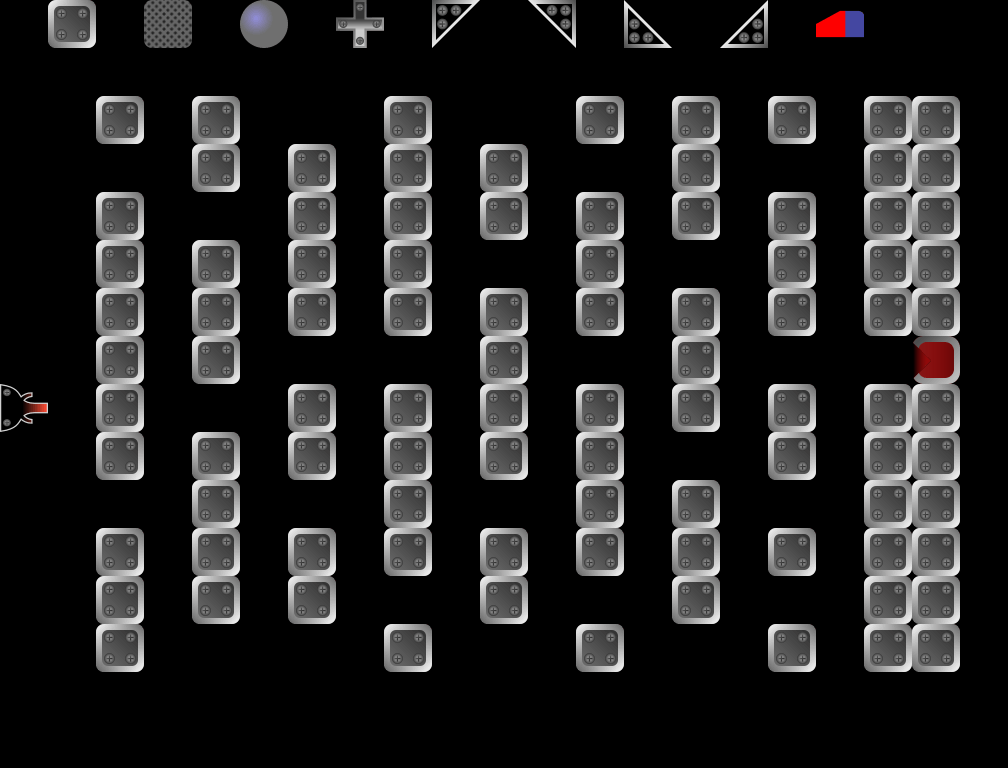

A 2D game scene composited from a Tiled map and its tileset images. What follows is a short description and the map's XML, with every tile layer's data as written:
An orthogonal 21x16 tile map with 48x48 px tiles, 2 tile layers (Blocks, Info), 1 hidden layer not drawn, 1 image layer.

<map version="1.10" tiledversion="1.10.2" orientation="orthogonal" renderorder="right-down" width="21" height="16" tilewidth="48" tileheight="48" infinite="0" nextlayerid="10" nextobjectid="2">
 <editorsettings>
  <export target="../../public/assets/levels/level-14.json" format="json" />
 </editorsettings>
 <tileset firstgid="1" name="tileset" tilewidth="48" tileheight="48" tilecount="18" columns="18">
  <image source="../../public/assets/tileset.png" width="864" height="48" />
  <tile id="0" type="BlockingBlock" />
  <tile id="1" type="Cross" />
  <tile id="2" type="BallMirror" />
  <tile id="3" type="BottomLeftMirror" />
  <tile id="4" type="BottomRightMirror" />
  <tile id="5" type="TopLeftMirror" />
  <tile id="6" type="TopRightMirror" />
  <tile id="7" type="TimedBlock" />
  <tile id="8" type="LaserStartDown" />
  <tile id="9" type="LaserStartLeft" />
  <tile id="10" type="LaserStartRight" />
  <tile id="11" type="LaserStartUp" />
  <tile id="12" type="TargetUp" />
  <tile id="13" type="TargetRight" />
  <tile id="14" type="TargetDown" />
  <tile id="15" type="TargetLeft" />
  <tile id="16" type="ForbiddenBlock" />
  <tile id="17" type="Eraser" />
 </tileset>
 <imagelayer id="9" name="bg" locked="1" opacity="0.5" offsetx="-1.34366" offsety="95.2359">
  <image source="../black.png" width="960" height="576" />
 </imagelayer>
 <layer id="2" name="Blocks" width="21" height="16">
  <data encoding="csv">
0,0,0,0,0,0,0,0,0,0,0,0,0,0,0,0,0,0,0,0,0,
0,0,0,0,0,0,0,0,0,0,0,0,0,0,0,0,0,0,0,0,0,
0,0,1,0,1,0,0,0,1,0,0,0,1,0,1,0,1,0,1,1,0,
0,0,0,0,1,0,1,0,1,0,1,0,0,0,1,0,0,0,1,1,0,
0,0,1,0,0,0,1,0,1,0,1,0,1,0,1,0,1,0,1,1,0,
0,0,1,0,1,0,1,0,1,0,0,0,1,0,0,0,1,0,1,1,0,
0,0,1,0,1,0,1,0,1,0,1,0,1,0,1,0,1,0,1,1,0,
0,0,1,0,1,0,0,0,0,0,1,0,0,0,1,0,0,0,0,16,0,
11,0,1,0,0,0,1,0,1,0,1,0,1,0,1,0,1,0,1,1,0,
0,0,1,0,1,0,1,0,1,0,1,0,1,0,0,0,1,0,1,1,0,
0,0,0,0,1,0,0,0,1,0,0,0,1,0,1,0,0,0,1,1,0,
0,0,1,0,1,0,1,0,1,0,1,0,1,0,1,0,1,0,1,1,0,
0,0,1,0,1,0,1,0,0,0,1,0,0,0,1,0,0,0,1,1,0,
0,0,1,0,0,0,0,0,1,0,0,0,1,0,0,0,1,0,1,1,0,
0,0,0,0,0,0,0,0,0,0,0,0,0,0,0,0,0,0,0,0,0,
0,0,0,0,0,0,0,0,0,0,0,0,0,0,0,0,0,0,0,0,0
</data>
 </layer>
 <layer id="5" name="Info" width="21" height="16" locked="1">
  <properties>
   <property name="BallMirror" type="int" value="0" />
   <property name="BlockingBlock" type="int" value="0" />
   <property name="BottomLeftMirror" type="int" value="5" />
   <property name="BottomRightMirror" type="int" value="2" />
   <property name="Cross" type="int" value="0" />
   <property name="LevelName" value="Stonehenge" />
   <property name="MaxItems" type="int" value="14" />
   <property name="TimedBlock" type="int" value="0" />
   <property name="TopLeftMirror" type="int" value="2" />
   <property name="TopRightMirror" type="int" value="5" />
  </properties>
  <data encoding="csv">
0,1,0,8,0,3,0,2,0,5,0,4,0,7,0,6,0,18,0,0,0,
0,0,0,0,0,0,0,0,0,0,0,0,0,0,0,0,0,0,0,0,0,
0,0,0,0,0,0,0,0,0,0,0,0,0,0,0,0,0,0,0,0,0,
0,0,0,0,0,0,0,0,0,0,0,0,0,0,0,0,0,0,0,0,0,
0,0,0,0,0,0,0,0,0,0,0,0,0,0,0,0,0,0,0,0,0,
0,0,0,0,0,0,0,0,0,0,0,0,0,0,0,0,0,0,0,0,0,
0,0,0,0,0,0,0,0,0,0,0,0,0,0,0,0,0,0,0,0,0,
0,0,0,0,0,0,0,0,0,0,0,0,0,0,0,0,0,0,0,0,0,
0,0,0,0,0,0,0,0,0,0,0,0,0,0,0,0,0,0,0,0,0,
0,0,0,0,0,0,0,0,0,0,0,0,0,0,0,0,0,0,0,0,0,
0,0,0,0,0,0,0,0,0,0,0,0,0,0,0,0,0,0,0,0,0,
0,0,0,0,0,0,0,0,0,0,0,0,0,0,0,0,0,0,0,0,0,
0,0,0,0,0,0,0,0,0,0,0,0,0,0,0,0,0,0,0,0,0,
0,0,0,0,0,0,0,0,0,0,0,0,0,0,0,0,0,0,0,0,0,
0,0,0,0,0,0,0,0,0,0,0,0,0,0,0,0,0,0,0,0,0,
0,0,0,0,0,0,0,0,0,0,0,0,0,0,0,0,0,0,0,0,0
</data>
 </layer>
 <layer id="7" name="SelectionArea" width="21" height="16" visible="0" locked="1">
  <data encoding="csv">
0,0,0,0,0,0,0,0,0,0,0,0,0,0,0,0,0,0,0,0,0,
0,0,0,0,0,0,0,0,0,0,0,0,0,0,0,0,0,0,0,0,0,
8,8,8,8,8,8,8,8,8,8,8,8,8,8,8,8,8,8,8,8,8,
8,8,8,8,8,8,8,8,8,8,8,8,8,8,8,8,8,8,8,8,8,
8,8,8,8,8,8,8,8,8,8,8,8,8,8,8,8,8,8,8,8,8,
8,8,8,8,8,8,8,8,8,8,8,8,8,8,8,8,8,8,8,8,8,
8,8,8,8,8,8,8,8,8,8,8,8,8,8,8,8,8,8,8,8,8,
8,8,8,8,8,8,8,8,8,8,8,8,8,8,8,8,8,8,8,8,8,
8,8,8,8,8,8,8,8,8,8,8,8,8,8,8,8,8,8,8,8,8,
8,8,8,8,8,8,8,8,8,8,8,8,8,8,8,8,8,8,8,8,8,
8,8,8,8,8,8,8,8,8,8,8,8,8,8,8,8,8,8,8,8,8,
8,8,8,8,8,8,8,8,8,8,8,8,8,8,8,8,8,8,8,8,8,
8,8,8,8,8,8,8,8,8,8,8,8,8,8,8,8,8,8,8,8,8,
8,8,8,8,8,8,8,8,8,8,8,8,8,8,8,8,8,8,8,8,8,
0,0,0,0,0,0,0,0,0,0,0,0,0,0,0,0,0,0,0,0,0,
0,0,0,0,0,0,0,0,0,0,0,0,0,0,0,0,0,0,0,0,0
</data>
 </layer>
</map>
